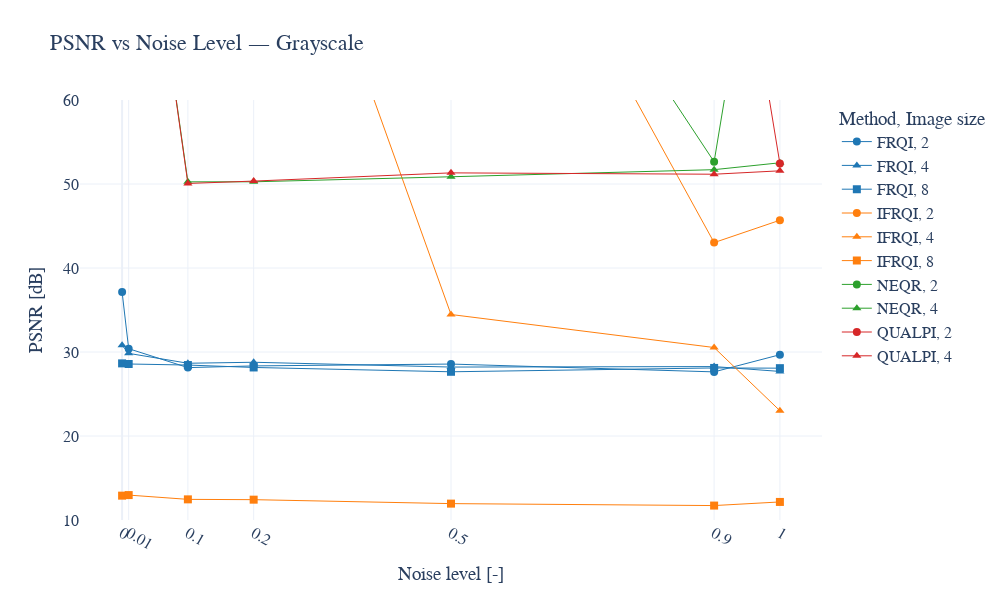

Notebook source saved alongside this figure:
### Code cell
psnr_gray = psnr_df[psnr_df["color_mode"] == "grayscale"]

fig_gray = px.line(
    psnr_gray,
    x="noise_level",
    y="psnr",
    title="PSNR vs Noise Level — Grayscale",
    color="method_name",
    markers=True,
    symbol="image_size",
    symbol_map=symbol_map,
    color_discrete_sequence=px.colors.qualitative.D3,
)
fig_gray.update_traces(line=dict(width=1), marker=dict(size=8))
fig_gray.update_layout(
    template="plotly_white",
    xaxis=dict(title="Noise level [-]", tickvals=NOISE_LEVELS),
    yaxis=dict(title="PSNR [dB]", range=[10, 60]),
    width=1000,
    height=600,
    legend_title_text="Method, Image size",
)

fig_gray.show()
fig_gray.write_image(PLOTS_PATH / "psnr_vs_noise_grayscale.pdf")

### Figure 1 — Plotly figure (JSON) as saved in the notebook; plotly's stock layout.template omitted (floating-point values rounded to 4 significant figures)
{"data": [{"hovertemplate": "method_name=FRQI<br>image_size=2<br>noise_level=%{x}<br>psnr=%{y}<extra></extra>", "legendgroup": "FRQI, 2", "line": {"color": "#1F77B4", "dash": "solid", "width": 1}, "marker": {"size": 8, "symbol": "circle"}, "mode": "lines+markers", "name": "FRQI, 2", "orientation": "v", "showlegend": true, "type": "scatter", "x": [0.0, 0.01, 0.1, 0.2, 0.5, 0.9, 1.0], "xaxis": "x", "y": [37.13, 30.39, 28.14, 28.34, 28.57, 27.63, 29.68], "yaxis": "y"}, {"hovertemplate": "method_name=FRQI<br>image_size=4<br>noise_level=%{x}<br>psnr=%{y}<extra></extra>", "legendgroup": "FRQI, 4", "line": {"color": "#1F77B4", "dash": "solid", "width": 1}, "marker": {"size": 8, "symbol": "triangle-up"}, "mode": "lines+markers", "name": "FRQI, 4", "orientation": "v", "showlegend": true, "type": "scatter", "x": [0.0, 0.01, 0.1, 0.2, 0.5, 0.9, 1.0], "xaxis": "x", "y": [30.8, 29.84, 28.66, 28.78, 28.21, 28.26, 27.69], "yaxis": "y"}, {"hovertemplate": "method_name=FRQI<br>image_size=8<br>noise_level=%{x}<br>psnr=%{y}<extra></extra>", "legendgroup": "FRQI, 8", "line": {"color": "#1F77B4", "dash": "solid", "width": 1}, "marker": {"size": 8, "symbol": "square"}, "mode": "lines+markers", "name": "FRQI, 8", "orientation": "v", "showlegend": true, "type": "scatter", "x": [0.0, 0.01, 0.1, 0.2, 0.5, 0.9, 1.0], "xaxis": "x", "y": [28.64, 28.57, 28.45, 28.16, 27.64, 28.1, 28.08], "yaxis": "y"}, {"hovertemplate": "method_name=IFRQI<br>image_size=2<br>noise_level=%{x}<br>psnr=%{y}<extra></extra>", "legendgroup": "IFRQI, 2", "line": {"color": "#FF7F0E", "dash": "solid", "width": 1}, "marker": {"size": 8, "symbol": "circle"}, "mode": "lines+markers", "name": "IFRQI, 2", "orientation": "v", "showlegend": true, "type": "scatter", "x": [0.0, 0.01, 0.1, 0.2, 0.5, 0.9, 1.0], "xaxis": "x", "y": [100.0, 100.0, 100.0, 100.0, 100.0, 43.02, 45.69], "yaxis": "y"}, {"hovertemplate": "method_name=IFRQI<br>image_size=4<br>noise_level=%{x}<br>psnr=%{y}<extra></extra>", "legendgroup": "IFRQI, 4", "line": {"color": "#FF7F0E", "dash": "solid", "width": 1}, "marker": {"size": 8, "symbol": "triangle-up"}, "mode": "lines+markers", "name": "IFRQI, 4", "orientation": "v", "showlegend": true, "type": "scatter", "x": [0.0, 0.01, 0.1, 0.2, 0.5, 0.9, 1.0], "xaxis": "x", "y": [100.0, 100.0, 100.0, 100.0, 34.46, 30.53, 23.01], "yaxis": "y"}, {"hovertemplate": "method_name=IFRQI<br>image_size=8<br>noise_level=%{x}<br>psnr=%{y}<extra></extra>", "legendgroup": "IFRQI, 8", "line": {"color": "#FF7F0E", "dash": "solid", "width": 1}, "marker": {"size": 8, "symbol": "square"}, "mode": "lines+markers", "name": "IFRQI, 8", "orientation": "v", "showlegend": true, "type": "scatter", "x": [0.0, 0.01, 0.1, 0.2, 0.5, 0.9, 1.0], "xaxis": "x", "y": [12.9, 12.97, 12.46, 12.42, 11.95, 11.72, 12.15], "yaxis": "y"}, {"hovertemplate": "method_name=NEQR<br>image_size=2<br>noise_level=%{x}<br>psnr=%{y}<extra></extra>", "legendgroup": "NEQR, 2", "line": {"color": "#2CA02C", "dash": "solid", "width": 1}, "marker": {"size": 8, "symbol": "circle"}, "mode": "lines+markers", "name": "NEQR, 2", "orientation": "v", "showlegend": true, "type": "scatter", "x": [0.0, 0.01, 0.1, 0.2, 0.5, 0.9, 1.0], "xaxis": "x", "y": [100.0, 100.0, 100.0, 100.0, 100.0, 52.65, 100.0], "yaxis": "y"}, {"hovertemplate": "method_name=NEQR<br>image_size=4<br>noise_level=%{x}<br>psnr=%{y}<extra></extra>", "legendgroup": "NEQR, 4", "line": {"color": "#2CA02C", "dash": "solid", "width": 1}, "marker": {"size": 8, "symbol": "triangle-up"}, "mode": "lines+markers", "name": "NEQR, 4", "orientation": "v", "showlegend": true, "type": "scatter", "x": [0.0, 0.01, 0.1, 0.2, 0.5, 0.9, 1.0], "xaxis": "x", "y": [100.0, 100.0, 50.26, 50.26, 50.86, 51.71, 52.52], "yaxis": "y"}, {"hovertemplate": "method_name=QUALPI<br>image_size=2<br>noise_level=%{x}<br>psnr=%{y}<extra></extra>", "legendgroup": "QUALPI, 2", "line": {"color": "#D62728", "dash": "solid", "width": 1}, "marker": {"size": 8, "symbol": "circle"}, "mode": "lines+markers", "name": "QUALPI, 2", "orientation": "v", "showlegend": true, "type": "scatter", "x": [0.0, 0.01, 0.1, 0.2, 0.5, 0.9, 1.0], "xaxis": "x", "y": [100.0, 100.0, 100.0, 100.0, 100.0, 100.0, 52.43], "yaxis": "y"}, {"hovertemplate": "method_name=QUALPI<br>image_size=4<br>noise_level=%{x}<br>psnr=%{y}<extra></extra>", "legendgroup": "QUALPI, 4", "line": {"color": "#D62728", "dash": "solid", "width": 1}, "marker": {"size": 8, "symbol": "triangle-up"}, "mode": "lines+markers", "name": "QUALPI, 4", "orientation": "v", "showlegend": true, "type": "scatter", "x": [0.0, 0.01, 0.1, 0.2, 0.5, 0.9, 1.0], "xaxis": "x", "y": [100.0, 100.0, 50.06, 50.35, 51.33, 51.16, 51.57], "yaxis": "y"}], "layout": {"height": 600, "legend": {"title": {"text": "Method, Image size"}, "tracegroupgap": 0}, "title": {"text": "PSNR vs Noise Level — Grayscale"}, "width": 1000, "xaxis": {"anchor": "y", "domain": [0, 1], "tickvals": [0, 0.01, 0.1, 0.2, 0.5, 0.9, 1], "title": {"text": "Noise level [-]"}}, "yaxis": {"anchor": "x", "domain": [0, 1], "range": [10, 60], "title": {"text": "PSNR [dB]"}}}}
